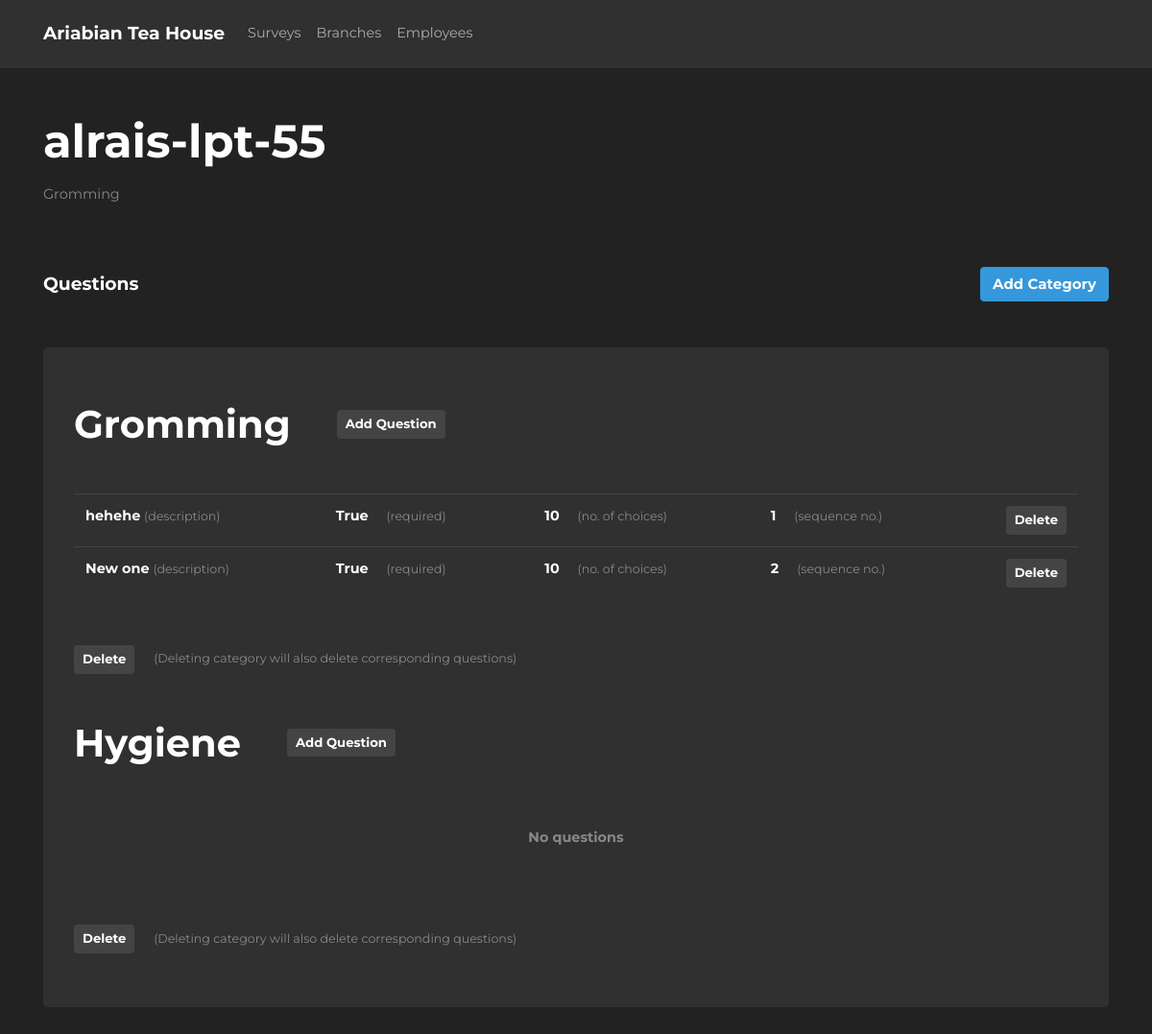
The page /surveys/3 on the database its author committed.
### athsurveyapp/models/models.py (models this page shows, shortened)
class Survey(db.Model):
    __tablename__ = "survey"
    id = db.Column(db.Integer, primary_key=True)
    name = db.Column(db.String(255), nullable=False)
    description = db.Column(db.String(64), nullable=False)
    date_created = db.Column(db.DateTime(timezone=True), server_default=func.now())
    last_updated = db.Column(db.DateTime(timezone=True), onupdate=func.now())
    question_types = db.relationship("QuestionType", backref="survey")

class QuestionType(db.Model):
    __tablename__ = "question_type"
    id = db.Column(db.Integer, primary_key=True)
    description = db.Column(db.String(64), nullable=False)
    date_created = db.Column(db.DateTime(timezone=True), server_default=func.now())
    last_updated = db.Column(db.DateTime(timezone=True), onupdate=func.now())
    survey_id = db.Column(db.Integer, db.ForeignKey("survey.id"), nullable=False)
    questions = db.relationship(
        "Question", backref="question_type", cascade="all, delete-orphan"
    )

class Question(db.Model):
    __tablename__ = "question"
    id = db.Column(db.Integer, primary_key=True)
    description = db.Column(db.String(64), nullable=False)
    is_required = db.Column(db.Boolean, nullable=False, default=False)
    sequence = db.Column(db.Integer, nullable=False)
    question_type_id = db.Column(
        db.Integer, db.ForeignKey("question_type.id"), nullable=False
    )
    choice_id = db.Column(db.Integer, db.ForeignKey("choice.id"), nullable=False)
    date_created = db.Column(db.DateTime(timezone=True), server_default=func.now())
    last_updated = db.Column(db.DateTime(timezone=True), onupdate=func.now())

class Choice(db.Model):
    __tablename__ = "choice"
    id = db.Column(db.Integer, primary_key=True)
    description = db.Column(db.String(64), nullable=False)
    value = db.Column(db.Integer)
    questions = db.relationship("Question", backref="choice")
    date_created = db.Column(db.DateTime(timezone=True), server_default=func.now())
    last_updated = db.Column(db.DateTime(timezone=True), onupdate=func.now())

### athsurveyapp/blueprints/survey/views.py (the view)
@survey_page.route("/<id>")
def survey_details(id):
    qt_form = QuestionTypeForm()
    question_form = QuestionForm()
    survey = Survey.query.get(id)
    print(survey)
    return render_template(
        "survey_details.html",
        survey=survey,
        qt_form=qt_form,
        question_form=question_form,
    )

### athsurveyapp/blueprints/survey/templates/survey_details.html (shortened to what this page needs)
{% extends 'layouts/base.html' %} {% block title %}ATH - Survey{% endblock %}  {%
block body %}
<div class="container">
  <div class="row justify-content-center align-items-center">
    <div class="col-12" data-surveyid="{{ survey.id }}">
      <h1 class="m-0 font-weight-bold">{{ survey.name }}</h1>
      <p class="text-muted mt-3">{{ survey.description }}</p>
    </div>
  </div>
  <div class="row mt-5 align-items-center">
    <div class="col-6">
      <h5 class="font-weight-bold m-0">Questions</h5>
    </div>
    <div class="col-6">
      <button
        type="button"
        class="btn btn-info float-right font-weight-bold"
        data-toggle="modal"
        data-target="#categoryFormModal"
      >
        Add Category
      </button>
    </div>
  </div>
  <div class="row mt-5">
    <div class="col-12">
      <div class="jumbotron py-2">
        {% if not survey.question_types %}
        <p class="font-weight-bold text-center my-5 text-muted">
          No categories
        </p>
        {% else %} {% for question_type in survey.question_types %}
        <div data-categoryid="{{question_type.id}}" class="mb-5">
          <div class="d-flex">
            <h2 class="font-weight-bold my-5 mr-5 survey-category">
              {{question_type.description}}
            </h2>
            <button
              class="
                btn btn-secondary btn-sm
                my-auto
                font-weight-bold
                add-question-btn
              "
              data-toggle="modal"
              data-target="#questionFormModal"
            >
              Add Question
            </button>
          </div>
          {% if question_type.questions %}
          <table class="table table-hover">
            <tbody>
              {% for question in question_type.questions %}
              <tr data-questionid="{{question.id}}">
                <td>
                  <span class="font-weight-bold"
                    >{{ question.description }}</span
                  >
                  <span class="text-muted small">(description)</span>
                </td>
                <td>
                  <span class="font-weight-bold col-4"
                    >{{question.is_required}}</span
                  >
                  <span class="text-muted small">(required)</span>
                </td>
                <td>
                  <span class="font-weight-bold col-4"
                    >{{question.choice.value}}</span
                  >
                  <span class="text-muted small">(no. of choices)</span>
                </td>
                <td>
                  <span class="font-weight-bold col-4"
                    >{{question.sequence}}</span
                  >
                  <span class="text-muted small">(sequence no.)</span>
                </td>
                <td>
                  <button
                    class="
                      btn btn-secondary btn-sm
                      font-weight-bold
                      float-right
                      delete-question-form-modal-btn
                    "
                    data-toggle="modal"
                    data-target="#deleteQuestionFormModal"
                  >
                    Delete
                  </button>
                </td>
              </tr>
              {% endfor %}
            </tbody>
          </table>
          {% else %}
          <div class="row p-3">
            <div class="col-12">
              <p class="font-weight-bold text-center text-muted">
                No questions
              </p>
            </div>
          </div>
          {% endif %}
          <div class="mt-5">
            <button
              class="
                btn btn-secondary btn-sm
                font-weight-bold
                delete-category-form-modal-btn
              "
              data-toggle="modal"
              data-target="#deleteCategoryFormModal"
            >
              Delete
            </button>
            <span class="small text-muted ml-3"
              >(Deleting category will also delete corresponding
              questions)</span
            >
          </div>
          {% endfor %} {% endif %}
        </div>
      </div>
    </div>
  </div>
</div>
{% endblock %}

### athsurveyapp/static/styles/main.css (style rules this page uses)
html { position: relative; min-height: 100%; }
body { font-family: "Montserrat", sans-serif; font-size: 0.9rem; }

### rows shown on the page
Survey: name "alrais-lpt-55", description "Gromming"
QuestionType: description "Gromming"
Question: description "hehehe", is_required "True", choice.value "10", sequence "1"
Question: description "New one", is_required "True", choice.value "10", sequence "2"
QuestionType: description "Hygiene", shows "No questions"
